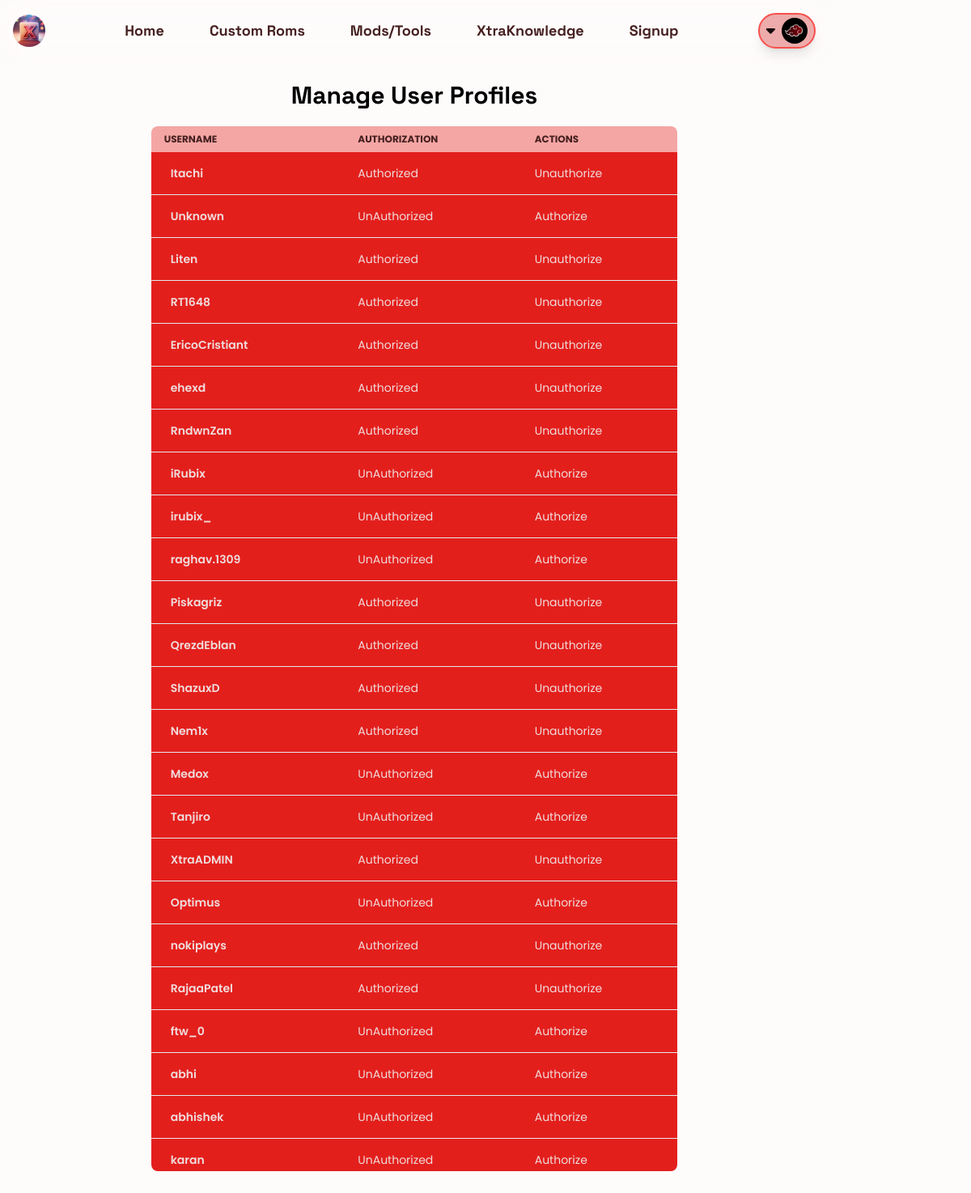
/manage_users/, run on the app's committed database.
### main/models.py (models this page shows, shortened)
class UserProfile(models.Model):
    user = models.OneToOneField(User, on_delete=models.CASCADE)
    is_authorized = models.BooleanField(default=False)
    profile_picture = models.ImageField(upload_to="profile_picture/", null=True, blank=True, default="profile_pictures/akatsuki_logo_xwqj26.png")

### main/views.py (the view, shortened to what this page needs)
# urls.py: path('manage_users/', ManageUserView.as_view(), name='manage_users'),
class ManageUserView(generic.ListView, LoginRequiredMixin):
    model = UserProfile
    context_object_name = 'users'
    template_name = 'manage_users.html'

### main/context_processors.py (called while the page is built)
def serialized_messages(request):
    messages = get_messages(request)
    serialized_messages = [{'message': message.message, 'level': message.level} for message in messages]
    return {"serialized_messages": json.dumps(serialized_messages)}

### main/templates/manage_users.html (shortened to what this page needs)
{% extends 'base.html' %}
{% load static %}
{% block content %}
<div class="container py-5 h-screen">
    <h1 class="text-center mb-5 text-3xl font-bold">Manage User Profiles</h1>
    <div class="flex justify-evenly">
        <div class="w-full md:w-8/12 manage-users">
            <div class="glass rounded-lg h-[80vh] md:h-[70vh] overflow-y-auto overflow-x-hidden  mx-4">
                <table class="w-full text-sm text-left rtl:text-right text-[var(--text-500)]">
                    <thead class="sticky top-0 text-xs text-[var(--text-800)] uppercase bg-[var(--secondary-200)]">
                        <tr>
                            <th class="px-4 py-2">Username</th>
                            <th class="px-4 py-2">Authorization</th>
                            <th class="px-4 py-2">Actions</th>
                        </tr>
                    </thead>
                    <tbody class="">
                        {% for profile in users %}
                        <tr
                            class="bg-[var(--secondary-500)] text-[var(--text-100)] hover:text-[var(--text-800)] border-b hover:bg-[var(--secondary-200)]">
                            <td scope="row" class="px-6 py-4 font-semibold whitespace-nowrap">
                                {{ profile.user.username }}
                            </td>
                            {% if profile.is_authorized %}
                            <td class="px-4 py-2">Authorized</td>
                            {% else %}
                            <td class="px-4 py-2">UnAuthorized</td>
                            {% endif %}
                            <td class="px-4 py-2">
                                {% if profile.is_authorized %}
                                <a href="" onclick='submit("{{profile.id}}")'>Unauthorize</a>
                                {% else %}
                                <a href="" onclick='submit("{{profile.id}}")'>Authorize</a>
                                {% endif %}
                            </td>
                        </tr>
                        {% endfor %}
                    </tbody>
                </table>
            </div>
        </div>
    </div>
</div>
{% endblock content %}

### main/templates/base.html (shortened to what this page needs)
{% load static %}
<!DOCTYPE html>
<html lang="en">
<head>
  <link rel="stylesheet" href="{% static 'output.css' %}">
  <link rel="stylesheet" href="https://cdn.jsdelivr.net/npm/swiper@11/swiper-bundle.min.css" />
  <link href="https://unpkg.com/aos@2.3.1/dist/aos.css" rel="stylesheet" />
  <link rel="stylesheet" href="https://cdnjs.cloudflare.com/ajax/libs/font-awesome/6.5.1/css/all.min.css"
 />
  <script src="https://cdn.tailwindcss.com"></script>
  <link rel="stylesheet" href="https://cdnjs.cloudflare.com/ajax/libs/select2/4.0.13/css/select2.min.css"
 />
</head>
<body class="mt-20 bg-[var(--background)]">
  <section class="container mx-auto w-full fixed top-0 z-20">
    <nav class="bg-transparent backdrop-blur-xl">
      <div class="max-w-screen-xl flex flex-wrap items-center justify-between mx-auto p-4">
        <a href="{% url 'home' %}" class="flex items-center space-x-3 rtl:space-x-reverse">
          <img src="{% static 'images/xlogo.jpg' %}" class="h-10 rounded-full" alt="XtraROMs Logo" />
        </a>
        <div class="flex items-center md:order-2 space-x-3 md:space-x-0 rtl:space-x-reverse">
          {% if request.user.is_authenticated %}
          <button type="button"
            class="flex items-center gap-2 text-sm bg-[var(--primary-200)] backdrop-blur-sm shadow-lg border-1 border-[var(--accent)] rounded-full md:me-0 py-1 px-2"
            id="user-menu-button" aria-expanded="false" data-dropdown-toggle="user-dropdown"
            data-dropdown-placement="bottom">
            <i class="fa-solid fa-caret-down text-lg text-[var(--text)]"></i>
            <span class="sr-only">Open user menu</span>
            <img class="w-8 h-8 object-cover rounded-full" src="{{request.user.userprofile.profile_picture.url}}"
              alt="user photo" />
          </button>
          {% else %}
          <a href="{% url 'login' %}">
            <button type="button"
              class="flex items-center gap-2 text-sm border-2 border-color: var(--text) bg-[var(--primary-200)] backdrop-blur-sm shadow-lg border-1 border-[var(--accent)] rounded-full md:me-0 py-1 px-2"
              id="user-menu-button">
              <i class="fa-solid fa-caret-down text-lg text-[var(--text)]"></i>
              <img class="w-8 h-8 object-cover rounded-full" src="{% static 'images/akatsuki_logo.png' %}"
                alt="user photo" /></button></a>
          {% endif %}
        </div>
        <div class="items-center justify-between hidden w-full lg:flex lg:w-auto lg:order-1 " id="navbar-user">
          <ul
            class="font-['Exo 2'] text-lg flex flex-col font-bold text-[var(--text-800)] p-4 md:p-0 mt-4 border border-[var(--secondary)] opacity-50 md:opacity-100 rounded-lg md:rounded-full bg-[var(--background)] md:bg-transparent md:space-x-8 rtl:space-x-reverse md:flex-row md:mt-0 md:border-0">
            <li>
              <h2>
                <a href="{% url 'home' %}"
                  class="block py-2 px-3 rounded md:hover:backdrop-blur-sm md:hover:bg-[var(--accent)] hover:text-[var(--background)] md:hover:shadow-md md:hover:rounded-full">Home</a>
              </h2>
            </li>
            <li>
              <h2>
                <a href="{% url 'roms' %}"
                  class="block py-2 px-3 rounded md:hover:backdrop-blur-sm md:hover:bg-[var(--accent)] hover:text-[var(--background)] md:hover:shadow-md md:hover:rounded-full">Custom
                  Roms</a>
              </h2>
            </li>
            <li>
              <h2>
                <a href="{% url 'mods' %}"
                  class="block py-2 px-3 rounded md:hover:backdrop-blur-sm md:hover:bg-[var(--accent)] hover:text-[var(--background)] md:hover:shadow-md md:hover:rounded-full">Mods/Tools</a>
              </h2>
            </li>
            <li>
              <h2>
                <a href="{% url 'xtraknowledge' %}"
                  class="block py-2 px-3 rounded md:hover:backdrop-blur-sm md:hover:bg-[var(--accent)] hover:text-[var(--background)] md:hover:shadow-md md:hover:rounded-full">XtraKnowledge</a>
              </h2>
            </li>
            {% if not request.user.is_authenticated %}
            <li>
              <h2>
                <a href="{% url 'signup' %}"
                  class="block py-2 px-3 rounded md:hover:backdrop-blur-sm md:hover:bg-[var(--accent)] hover:text-[var(--background)] md:hover:shadow-md md:hover:rounded-full">Signup</a>
              </h2>
            </li>
            {% endif %}
          </ul>
        </div>
      </div>
    </nav>
  </section>
  {% block content %} {% endblock content %}
  <div id="toast-container" class="fixed top-20 right-0 z-50 p-4"></div>
</body>
</html>

### data on the page
UserProfile: user.username "Itachi", is_authorized "Authorized"
UserProfile: user.username "Unknown", is_authorized "UnAuthorized"
UserProfile: user.username "Liten", is_authorized "Authorized"
UserProfile: user.username "RT1648", is_authorized "Authorized"
UserProfile: user.username "EricoCristiant", is_authorized "Authorized"
UserProfile: user.username "ehexd", is_authorized "Authorized"
UserProfile: user.username "RndwnZan", is_authorized "Authorized"
UserProfile: user.username "iRubix", is_authorized "UnAuthorized"
UserProfile: user.username "irubix_", is_authorized "UnAuthorized"
UserProfile: user.username "raghav.1309", is_authorized "UnAuthorized"
UserProfile: user.username "Piskagriz", is_authorized "Authorized"
UserProfile: user.username "QrezdEblan", is_authorized "Authorized"
UserProfile: user.username "ShazuxD", is_authorized "Authorized"
UserProfile: user.username "Nem1x", is_authorized "Authorized"
UserProfile: user.username "Medox", is_authorized "UnAuthorized"
UserProfile: user.username "Tanjiro", is_authorized "UnAuthorized"
UserProfile: user.username "XtraADMIN", is_authorized "Authorized"
UserProfile: user.username "Optimus", is_authorized "UnAuthorized"
UserProfile: user.username "nokiplays", is_authorized "Authorized"
UserProfile: user.username "RajaaPatel", is_authorized "Authorized"
UserProfile: user.username "ftw_0", is_authorized "UnAuthorized"
UserProfile: user.username "abhi", is_authorized "UnAuthorized"
UserProfile: user.username "abhishek", is_authorized "UnAuthorized"
UserProfile: user.username "karan", is_authorized "UnAuthorized"
